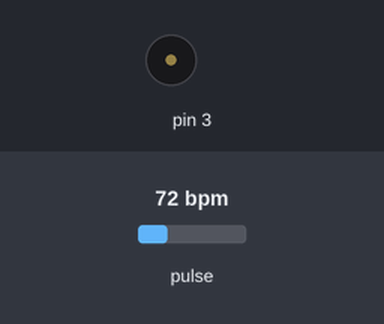
Simulated run of this sketch. Board: Arduino Uno, built with avr-gcc and run on an emulated ATmega328P. On the bench: buzzer (waves = sounding). Inputs (shaded band) come from the test bench; at power-on: pulse 72 bpm.

Above: at 1.2 s.
1.3 s: pulse set to 42 bpm
At 3.1 s:
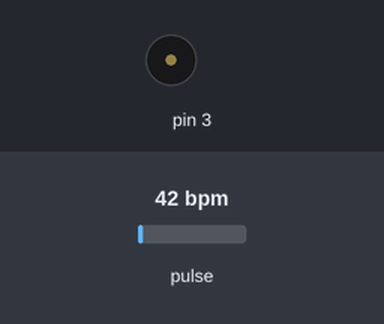
4.3 s: pulse set to 70 bpm
At 5.2 s:
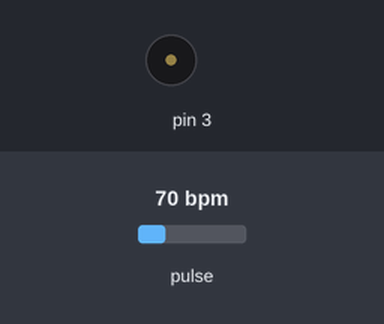
Timing chart, 0 to 13.3 s (numbered marks = the images above; inputs shaded):
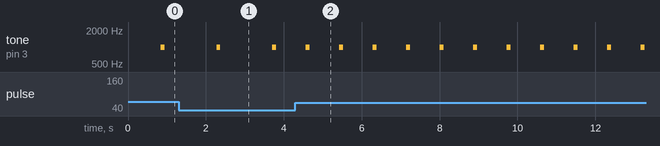

The sketch:

SLEEPHALO_SLAVE.ino
```cpp
#include <Wire.h>
//-----------------------------------------------------------------------
#include "MAX30105.h" //max3010x library
#include "heartRate.h" //heart rate calculating aglorithm
MAX30105 particleSensor;

const byte RATE_SIZE = 6; //Increase this for more averaging. 4 is good.
byte rates[RATE_SIZE]; //Array of heart rates
byte rateSpot = 0;
long lastBeat = 0; //Time at which the last beat occurred
int beatsPerMinute;
int beatAvg;

//-----------------------------------------------------------------------

unsigned long previousTime = 0;
unsigned long previousTime1 = 0;

void setup() {
  Serial.begin(9600);
  // Initialize sensor
  particleSensor.begin(Wire, 9600); //Use default I2C port, 400kHz speed
  particleSensor.setup(); //Configure sensor with default settings
  particleSensor.setPulseAmplitudeRed(0x0A); //Turn Red LED to low to indicate sensor is running

  //initialize master and slave
  Wire.begin(8);                // join i2c bus with address #8
  Wire.onRequest(requestEvent); // register event
}


void loop() {
  //hear rate sensor code
  long irValue = particleSensor.getIR();    //Reading the IR value it will permit us to know if there's a finger on the sensor or not
  //Also detecting a heartbeat
  if (checkForBeat(irValue) == true)                        //If a heart beat is detected
  {
    tone(3, 1000);                                       //And tone the buzzer for a 100ms you can reduce it it will be better
    delay(100);
    noTone(3);                                          //Deactivate the buzzer to have the effect of a "bip"
    //We sensed a beat!
    long delta = millis() - lastBeat;                   //Measure duration between two beats
    lastBeat = millis();
    beatsPerMinute = 60 / (delta / 1000.0);           //Calculating the BPM
  }
  if (beatsPerMinute < 255 && beatsPerMinute > 20)               //To calculate the average we strore some values (4) then do some math to calculate the average
  {
    rates[rateSpot++] = (byte)beatsPerMinute; //Store this reading in the array
    rateSpot %= RATE_SIZE; //Wrap variable

    //Take average of readings
    beatAvg = 0;
    for (byte x = 0 ; x < RATE_SIZE ; x++)
      beatAvg += rates[x];
    beatAvg /= RATE_SIZE;
  }
  if (irValue < 7000) {      //If no finger is detected it inform the user and put the average BPM to 0 or it will be stored for the next measure
    beatAvg = 0;
    noTone(3);
  }
}


//sends state of user to master controller
// function that executes whenever data is requested by master
// this function is registered as an event, see setup()
void requestEvent() {
  String   stringAvg = String(beatsPerMinute);
  Wire.write(stringAvg.c_str());
}
```

Measured:
- after the input at 1.3 s, tone on pin 3: alternates 1000 Hz for 0.10 s and silent for 1.3 s, starting after 0.97 s
- after the input at 4.3 s, tone on pin 3: alternates 1000 Hz for 0.10 s and silent for 0.76 s, starting after 0.26 s
